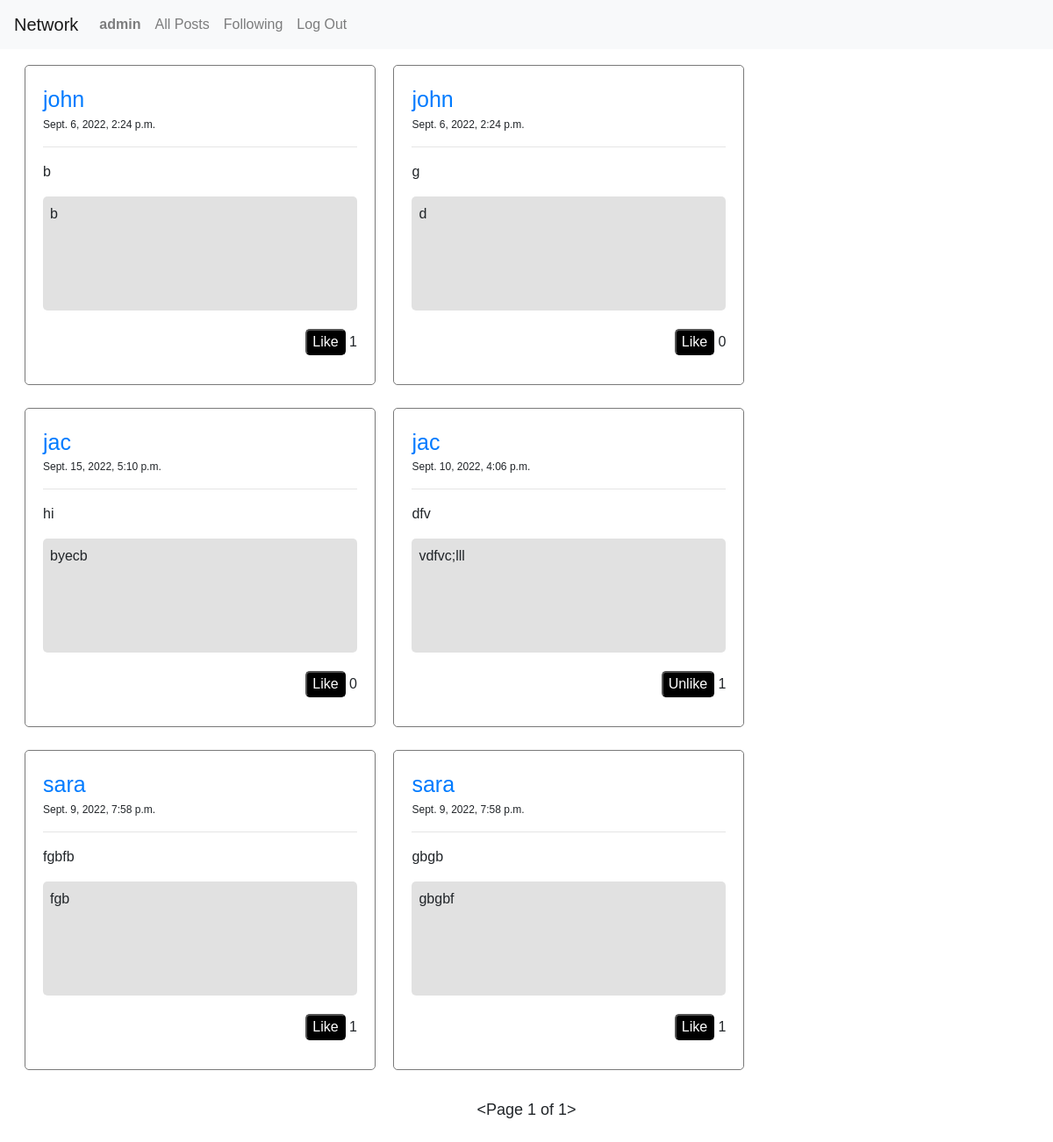
The page /following_posts?page=2 (signed in) on the database as committed earlier.
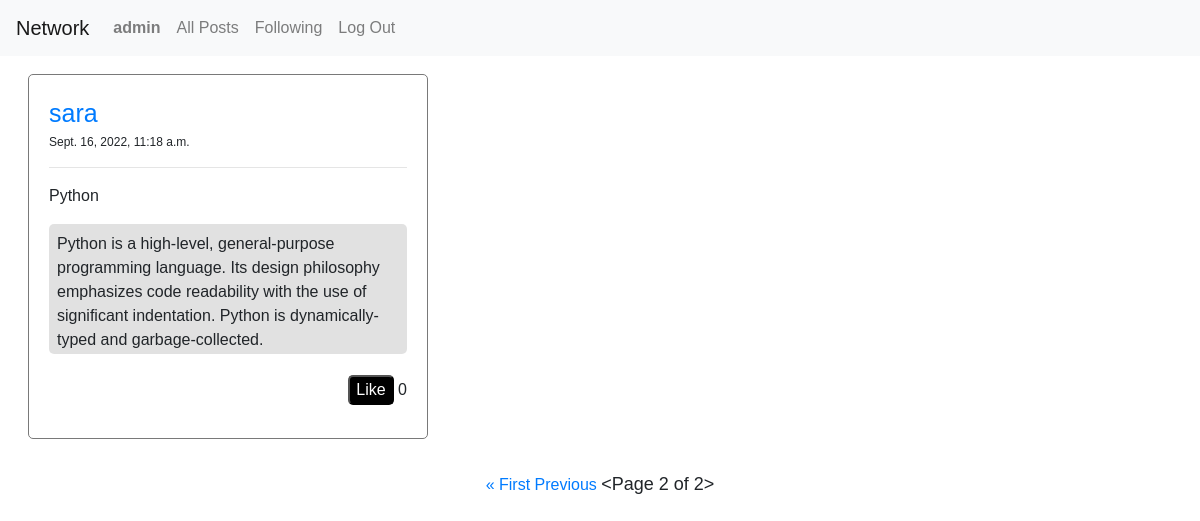
The same page on the database as committed later.
### network/models.py (models this page shows, shortened)
class Posts(models.Model):
    id = models.AutoField(primary_key=True)
    post_uesr = models.ForeignKey(User, on_delete=models.CASCADE, null=True, blank=True,related_name='create_user')
    post_title = models.CharField(max_length=200)
    post_description = models.TextField()
    post_date = models.DateTimeField(default=datetime.now, blank=True)
    post_likes = models.ManyToManyField(User,blank=True,default=None, related_name='post_likes')
    like_count = models.CharField(max_length=200)

class User(AbstractUser):
    pass

### network/views.py (the view)
# urls.py: path("following_posts", views.following_posts, name="following_posts"),
def following_posts(request):
    followed_users_list = []
    posts_list = []
    username1 = User.objects.get(username = request.user)
    followers = Followers.objects.filter(follower=username1)
    for i in followers:
        followed_users_list.append(i.followed_users)
    for x in followed_users_list:
        username2 = User.objects.get(username = x)
        all_post = Posts.objects.filter(post_uesr = username2).order_by('-id')
        for y in all_post:
            posts_list.append(y)
    paginator = Paginator(posts_list,10)
    page = request.GET.get('page')
    posts = paginator.get_page(page)
    return render(request, 'network/following_posts.html',{
        'posts':posts,
    })

### network/templates/network/following_posts.html (shortened to what this page needs)
{% extends 'network/layout.html' %}
{% load static %}
{% block head %}
    <link rel="stylesheet" href="{% static 'network/styles.css' %}">
{% endblock %}
{% block body %}
    <div class="div_posts">
        {% for all_posts in posts %}
            <li class="li_posts">
                <div class="div_single_posts">
                    <div>
                        <a class="post_user_name_link" href="{% url 'profile' all_posts.post_uesr %}">{{all_posts.post_uesr}}</a>
                    </div>
                    <p class="post_date">{{all_posts.post_date}}</p><hr>
                    <p>{{all_posts.post_title}}</p>
                    <p class="posts_description" id="post_description_{{all_posts.id}}">{{all_posts.post_description}}</p>
                    <div class="div_likes">
                        {% if request.user not in all_posts.post_likes.all %}
                            <button class="post_likes_button" value="{{all_posts.id}}" id="like_button_{{all_posts.id}}">Like</button>
                        {% else %}
                            <button class="post_likes_button" value="{{all_posts.id}}" id="like_button_{{all_posts.id}}">Unlike</button>
                        {% endif %}
                        <p class="post_likes_count" id="like_count_{{all_posts.id}}">{{all_posts.post_likes.count}}</p>
                    </div>
                </div>
            </li>
        {% endfor %}
    </div>
        <br>
        <div class="div_paginator">
            {% if posts.has_previous %}
                <a href="?page=1">&laquo First</a>
                <a href="?page={{posts.previous_page_number}}">Previous</a>
            {% endif %}
            <p class="num_page">{{posts}}</p>
        </div>
{% endblock %}

Rows that differ between the two databases and show on the page:
removed Posts: post_uesr "john", post_date "Sept. 6, 2022, 2:24 p.m.", post_title "b", post_description "b", post_likes.count "1"
removed Posts: post_uesr "john", post_date "Sept. 6, 2022, 2:24 p.m.", post_title "g", post_description "d", post_likes.count "0"
removed Posts: post_uesr "jac", post_date "Sept. 15, 2022, 5:10 p.m.", post_title "hi", post_description "byecb", post_likes.count "0"
removed Posts: post_uesr "jac", post_date "Sept. 10, 2022, 4:06 p.m.", post_title "dfv", post_description "vdfvc;lll", post_likes.count "1"
removed Posts: post_uesr "sara", post_date "Sept. 9, 2022, 7:58 p.m.", post_title "fgbfb", post_description "fgb", post_likes.count "1"
removed Posts: post_uesr "sara", post_date "Sept. 9, 2022, 7:58 p.m.", post_title "gbgb", post_description "gbgbf", post_likes.count "1"
added Posts: post_uesr "sara", post_date "Sept. 16, 2022, 11:18 a.m.", post_title "Python", post_description "Python is a high-level, general-purpose programming language. Its design philosophy emphasizes code readability with the use of significant indentation. Python is dynamically-typed and garbage-collected.", post_likes.count "0"
Other text that changed with them:
{{ posts }}: "<Page 1 of 1>" → "<Page 2 of 2>"
text now shown: "« First Previous"
